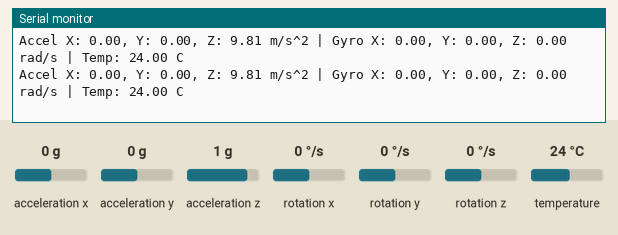
Recording of a program running on a simulated ESP32. On the bench: the last lines printed to the serial monitor. The test bench sets the inputs (shaded band); at power-on: acceleration x 0 g, acceleration y 0 g, acceleration z 1 g, rotation x 0 °/s, rotation y 0 °/s, rotation z 0 °/s, temperature 24 °C.

Above: at 1.3 s.
1.4 s: acceleration x set to -1.4 g
At 1.49 s:
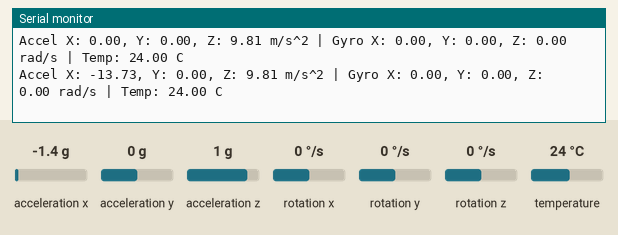
2.9 s: acceleration y set to -1.4 g
At 2.96 s:
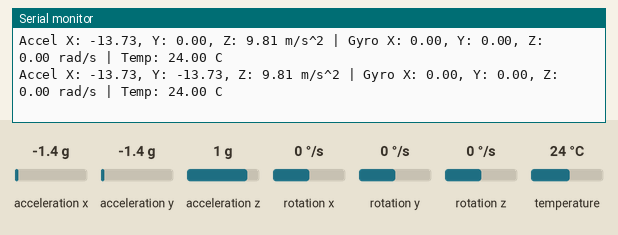
5.9 s: acceleration z set to -1.4 g
At 5.9 s:
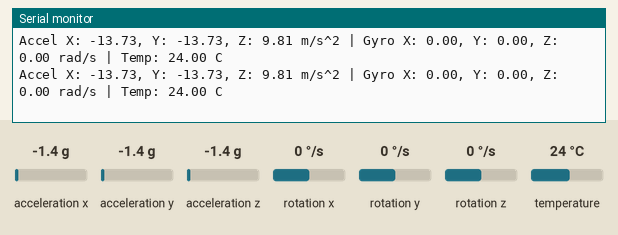
7.4 s: rotation x set to -192 °/s
At 7.48 s:
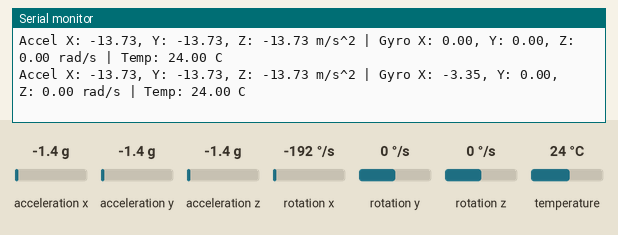
8.9 s: rotation y set to -192 °/s
At 8.96 s:
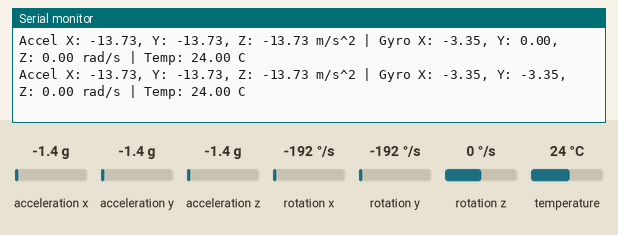

Measured:
- after the input at 1.4 s, the serial monitor: prints a new line after 0.08 s (image 1)
- after the input at 2.9 s, the serial monitor: prints a new line after 0.05 s (image 2)
- after the input at 7.4 s, the serial monitor: prints a new line after 0.08 s (image 4)
- after the input at 8.9 s, the serial monitor: prints a new line after 0.05 s (image 5)

The program:

main.cpp
```cpp
#include <Adafruit_MPU6050.h>
#include <Adafruit_Sensor.h>
#include <Wire.h>

// Создание объекта MPU6050
// (Использует Wire.h по умолчанию для I2C)
Adafruit_MPU6050 mpu;

void setup(void) {
  // Инициализация последовательного порта
  Serial.begin(115200);
  while (!Serial) delay(10); // Ждем подключения (необходимо для некоторых плат, как ESP32/ESP8266)

  Serial.println("Adafruit MPU6050 Test!");

  // Инициализация MPU6050
  if (!mpu.begin()) {
    Serial.println("Не удалось найти чип MPU6050. Проверьте подключение.");
    // Бесконечный цикл, если инициализация не удалась
    while (1) {
      delay(10);
    }
  }
  Serial.println("MPU6050 успешно инициализирован!");

  // Установка диапазона гироскопа (необязательно)
  // Диапазоны: MPU6050_RANGE_250_DEG, MPU6050_RANGE_500_DEG, MPU6050_RANGE_1000_DEG, MPU6050_RANGE_2000_DEG
  mpu.setGyroRange(MPU6050_RANGE_500_DEG);
  Serial.print("Диапазон Гироскопа установлен на: ");
  Serial.print(mpu.getGyroRange());
  Serial.println(" deg/s");

  // Установка диапазона акселерометра (необязательно)
  // Диапазоны: MPU6050_RANGE_2_G, MPU6050_RANGE_4_G, MPU6050_RANGE_8_G, MPU6050_RANGE_16_G
  mpu.setAccelerometerRange(MPU6050_RANGE_8_G);
  Serial.print("Диапазон Акселерометра установлен на: ");
  Serial.print(mpu.getAccelerometerRange());
  Serial.println(" G");

  // Установка полосы пропускания (DLPF) (необязательно)
  mpu.setFilterBandwidth(MPU6050_BAND_21_HZ);
  Serial.print("Полоса пропускания установлена на: ");
  Serial.print(mpu.getFilterBandwidth());
  Serial.println(" Hz");

  delay(100);
}

void loop() {
  // 'event' - это структура, которая содержит данные с акселерометра
  sensors_event_t a, g, temp;
  mpu.getEvent(&a, &g, &temp);

  // Вывод данных акселерометра (ускорение в м/с^2)
  Serial.print("Accel X: ");
  Serial.print(a.acceleration.x);
  Serial.print(", Y: ");
  Serial.print(a.acceleration.y);
  Serial.print(", Z: ");
  Serial.print(a.acceleration.z);
  Serial.print(" m/s^2");

  // Вывод данных гироскопа (угловая скорость в рад/с)
  Serial.print(" | Gyro X: ");
  Serial.print(g.gyro.x);
  Serial.print(", Y: ");
  Serial.print(g.gyro.y);
  Serial.print(", Z: ");
  Serial.print(g.gyro.z);
  Serial.print(" rad/s");

  // Вывод температуры (в Цельсиях)
  Serial.print(" | Temp: ");
  Serial.print(temp.temperature);
  Serial.println(" C");

  delay(100);
}
```
